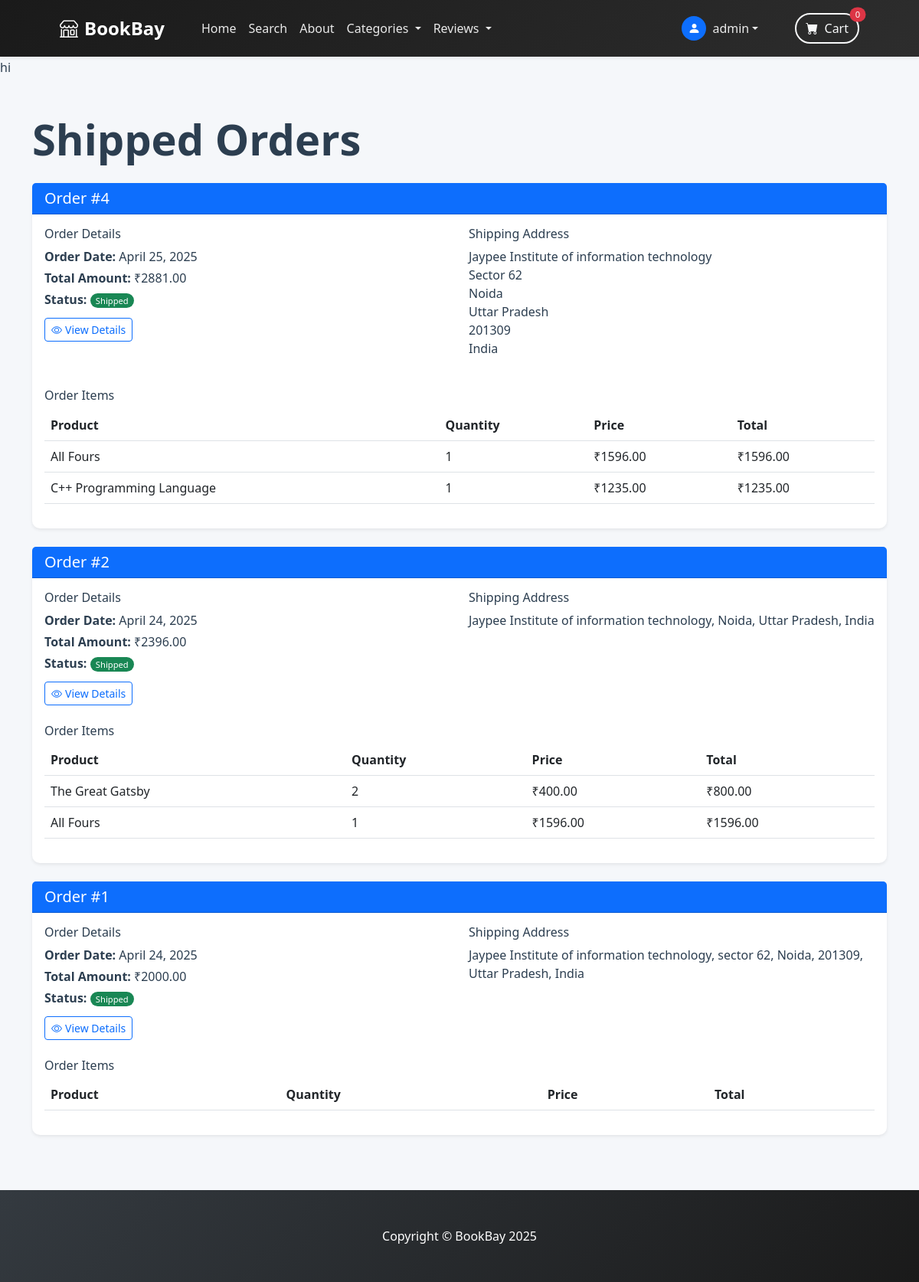
The app's page /payment/shipped_dashboard/ (signed in) with its own data.
### payment/models.py (models this page shows, shortened)
class Order(models.Model):
    user = models.ForeignKey(User, on_delete=models.CASCADE, null=True, blank=True)
    full_name = models.CharField(max_length=255)
    email = models.EmailField(max_length=255)
    shipping_address = models.TextField(max_length=255)
    amount_paid = models.DecimalField(max_digits=8, decimal_places=2)
    date_ordered = models.DateTimeField(auto_now_add=True)
    shipped = models.BooleanField(default=False)
    date_shipped = models.DateTimeField(null=True, blank=True)

class OrderItem(models.Model):
    product = models.ForeignKey(Product, on_delete=models.CASCADE, null=True, related_name='payment_order_items')
    quantity = models.PositiveBigIntegerField(default=1)
    user = models.ForeignKey(User, on_delete=models.CASCADE, null=True, blank=True)
    order = models.ForeignKey(Order, on_delete=models.CASCADE, null=True)
    price = models.DecimalField(max_digits=8, decimal_places=2)
    date_added = models.DateTimeField(auto_now_add=True)
    @property
    def get_total(self):
        return (self.price * self.quantity)

### store/models.py (models this page shows, shortened)
class Product(models.Model):
    name = models.CharField(max_length=50)
    price = models.DecimalField(default=0, decimal_places=2, max_digits=8)
    category = models.ForeignKey(Category, on_delete=models.CASCADE, default=1)
    description = models.CharField(max_length=250, default='', blank=True, null=True)
    image = models.ImageField(upload_to='uploads/product/')
    is_sale = models.BooleanField(default=False)
    sale_price = models.DecimalField(default=0, decimal_places=2, max_digits=8)

### payment/views.py (the view)
# urls.py: path('shipped_dashboard/', views.shipped_dashboard, name='shipped_dashboard'),
@login_required
def shipped_dashboard(request):
    orders = Order.objects.filter(user=request.user, shipped=True).order_by('-date_ordered')
    return render(request, 'payment/shipped_dashboard.html', {
        'orders': orders,
        'title': 'Shipped Orders'
    })

### cart/cart.py (called while the page is built)
    def __len__(self):
        return len(self.cart)

### cart/context_processors.py (called while the page is built)
def cart(request):
    return {"cart": Cart(request)}

### store/context_processors.py (called while the page is built)
def categories_context(request):
    return {
        'categories': Category.objects.filter(parent=None)
    }

### store/models.py (called while the page is built)
    def get_subcategories(self):
        return self.subcategories.all()

### payment/templates/payment/shipped_dashboard.html
{% extends 'base.html' %}
{% load static %}
{% block content %}
<div class="container py-5">
    <div class="row">
        <div class="col-12">
            <h1 class="display-4 fw-bold mb-4">{{ title }}</h1>
        </div>
    </div>
    {% if orders %}
        {% for order in orders %}
        <div class="card mb-4 shadow-sm">
            <div class="card-header bg-primary text-white">
                <div class="d-flex justify-content-between align-items-center">
                    <h5 class="mb-0">Order #{{ order.id }}</h5>
                </div>
            </div>
            <div class="card-body">
                <div class="row">
                    <div class="col-md-6">
                        <h6>Order Details</h6>
                        <p class="mb-1"><strong>Order Date:</strong> {{ order.date_ordered|date:"F j, Y" }}</p>
                        <p class="mb-1"><strong>Total Amount:</strong> ₹{{ order.amount_paid }}</p>
                        <p class="mb-1"><strong>Status:</strong> <span class="badge bg-success">Shipped</span></p>
                        <a href="{% url 'payment:order_detail' order.id %}" class="btn btn-sm btn-outline-primary mt-2">
                            <i class="bi bi-eye me-1"></i>View Details
                        </a>
                    </div>
                    <div class="col-md-6">
                        <h6>Shipping Address</h6>
                        <p class="mb-1">{{ order.shipping_address|linebreaks }}</p>
                    </div>
                </div>
                <div class="mt-4">
                    <h6>Order Items</h6>
                    <div class="table-responsive">
                        <table class="table">
                            <thead>
                                <tr>
                                    <th>Product</th>
                                    <th>Quantity</th>
                                    <th>Price</th>
                                    <th>Total</th>
                                </tr>
                            </thead>
                            <tbody>
                                {% for item in order.orderitem_set.all %}
                                <tr>
                                    <td>{{ item.product.name }}</td>
                                    <td>{{ item.quantity }}</td>
                                    <td>₹{{ item.price }}</td>
                                    <td>₹{{ item.get_total }}</td>
                                </tr>
                                {% endfor %}
                            </tbody>
                        </table>
                    </div>
                </div>
            </div>
        </div>
        {% endfor %}
    {% else %}
        <div class="alert alert-info">
            <p class="mb-0">You have no shipped orders yet.</p>
        </div>
    {% endif %}
</div>
{% endblock %}

### store/templates/navbar.html (shortened to what this page needs)
<nav class="navbar navbar-expand-lg navbar-dark bg-dark fixed-top shadow-sm">
    <div class="container px-4 px-lg-5">
        <a class="navbar-brand fw-bold" href="{% url 'store:home' %}">
            <i class="bi bi-shop me-2"></i>BookBay
        </a>
        <div class="collapse navbar-collapse" id="navbarSupportedContent">
            <ul class="navbar-nav me-auto mb-2 mb-lg-0 ms-lg-4">
                <li class="nav-item">
                    <a class="nav-link position-relative {% if request.path == '/' %}active{% endif %}" href="{% url 'store:home' %}">
                        Home
                    </a>
                </li>
                <li class="nav-item">
                    <a class="nav-link position-relative {% if request.path == '/search/' %}active{% endif %}" href="{% url 'store:search' %}">
                        Search
                    </a>
                </li>
                <li class="nav-item">
                    <a class="nav-link position-relative {% if request.path == '/about/' %}active{% endif %}" href="{% url 'store:about' %}">
                        About
                    </a>
                </li>
                <li class="nav-item dropdown">
                    <a class="nav-link dropdown-toggle position-relative" href="#" id="navbarDropdown" role="button" data-bs-toggle="dropdown" aria-expanded="false">
                        Categories
                    </a>
                </li>
                {% if user.is_authenticated %}
                <li class="nav-item dropdown">
                    <a class="nav-link dropdown-toggle position-relative" id="reviewsDropdown" href="#" role="button" data-bs-toggle="dropdown" aria-expanded="false">
                        Reviews
                    </a>
                </li>
                {% endif %}
            </ul>
            <div class="d-flex align-items-center">
                {% if user.is_authenticated %}
                    <div class="dropdown me-3">
                        <a class="nav-link dropdown-toggle text-white d-flex align-items-center" href="#" id="userDropdown" role="button" data-bs-toggle="dropdown" aria-expanded="false">
                            <div class="rounded-circle bg-primary d-flex align-items-center justify-content-center me-2" style="width: 32px; height: 32px;">
                                <i class="bi bi-person-fill text-white"></i>
                            </div>
                            {{ user.username }}
                        </a>
                    </div>
                {% endif %}
                <a class="btn btn-outline-light ms-3 rounded-pill position-relative" href="{% url 'cart:cart_summary' %}">
                    <i class="bi-cart-fill me-1"></i>
                    Cart
                    <span id="cart_quantity" class="position-absolute top-0 start-100 translate-middle badge rounded-pill bg-danger">
                        {% if cart|length > 0 %}
                            {{ cart|length }}
                        {% else %}
                            0
                        {% endif %}
                    </span>
                </a>
            </div>
        </div>
    </div>
</nav>

### store/templates/base.html (style rules this page uses)
:root { --primary-color:rgb(242, 173, 244); --secondary-color: #6c757d; --success-color: #28a745; --danger-color: #dc3545; --warning-color: #ffc107; --info-color: #17a2b8; --light-color: #f8f9fa; --dark-color: #343a40; --body-bg: #f5f7fa; --card-bg: #ffffff; --text-primary: #2c3e50; --text-secondary: #6c757d; --border-color: #e9ecef; }
body { min-height: 100vh; display: flex; flex-direction: column; padding-top: 76px; background-color: var(--body-bg); color: var(--text-primary); }
.navbar { background: linear-gradient(135deg, var(--primary-color) 0%, #3a56ff 100%) !important; box-shadow: 0 2px 10px rgba(0, 0, 0, 0.1); }
.navbar-brand { color: white !important; font-weight: 600; }
.nav-link { color: rgba(255, 255, 255, 0.9) !important; transition: all 0.3s ease; }
.card { border: none; border-radius: 10px; box-shadow: 0 4px 6px rgba(0, 0, 0, 0.1); transition: transform 0.3s ease, box-shadow 0.3s ease; }
.btn-outline-light { border-radius: 25px; transition: all 0.3s ease; }
.badge { border-radius: 15px; padding: 5px 10px; font-weight: 500; }
html { scroll-behavior: smooth; }
.navbar { transition: all 0.3s ease; }

### store/templates/navbar.html (style rules this page uses)
.navbar { background: linear-gradient(135deg, #1a1a1a 0%, #2d2d2d 100%) !important; padding: 0.8rem 0; }
.navbar-brand { font-size: 1.5rem; transition: transform 0.3s ease; }
.nav-link { position: relative; padding: 0.5rem 1rem; transition: color 0.3s ease; }
.btn-outline-light { border-width: 2px; transition: all 0.3s ease; }
.badge { font-size: 0.7rem; padding: 0.35em 0.65em; }

### records on screen
Order: id "4", date_ordered "April 25, 2025", amount_paid "2881.00", shipping_address "Jaypee Institute of information technology Sector 62 Noida Uttar Pradesh 201309 India"
OrderItem: product.name "All Fours", quantity "1", price "1596.00", get_total "1596.00"
OrderItem: product.name "C++ Programming Language", quantity "1", price "1235.00", get_total "1235.00"
Order: id "2", date_ordered "April 24, 2025", amount_paid "2396.00", shipping_address "Jaypee Institute of information technology, Noida, Uttar Pradesh, India"
OrderItem: product.name "The Great Gatsby", quantity "2", price "400.00", get_total "800.00"
OrderItem: product.name "All Fours", quantity "1", price "1596.00", get_total "1596.00"
Order: id "1", date_ordered "April 24, 2025", amount_paid "2000.00", shipping_address "Jaypee Institute of information technology, sector 62, Noida, 201309, Uttar Pradesh, India"

### other values on screen
{{ user.username }} "admin"
{{ title }} "Shipped Orders"
